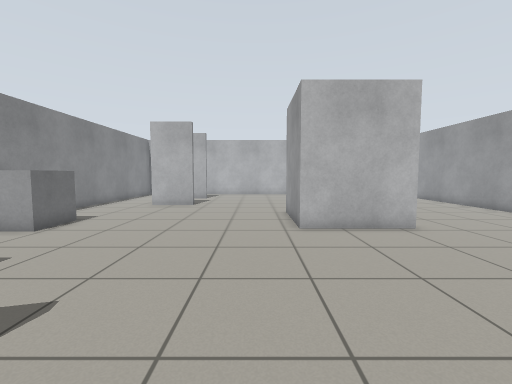
View 1 (above)

16 first-person views from a walk through a robot-simulator world made for Gazebo. The camera is 0.94 m above the floor, tilts 4° down and sees 90° across. The floor is counted in squares, 0.5 m on a side. Each view is taken from the middle of a square. On the plan, view 1 faces up. The plan holds only what a view shows up to about 15 squares ahead; the rest is blank.

View 2
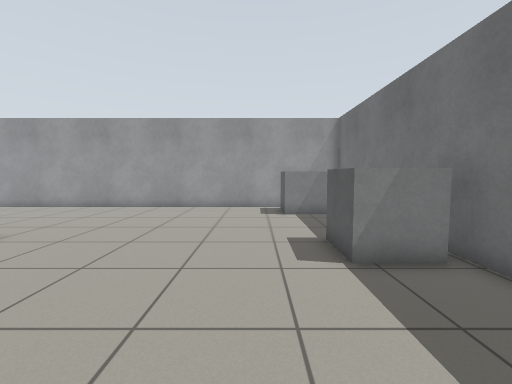

View 3
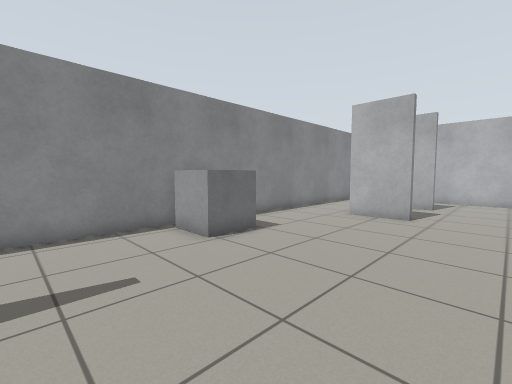

View 4
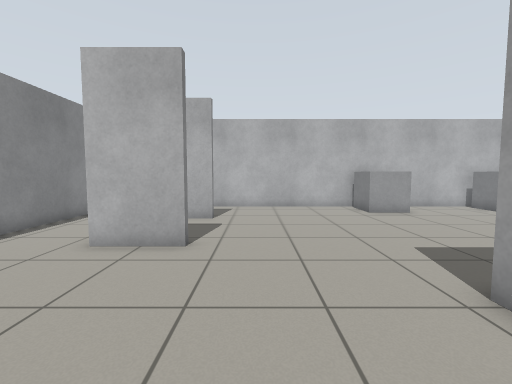

View 5
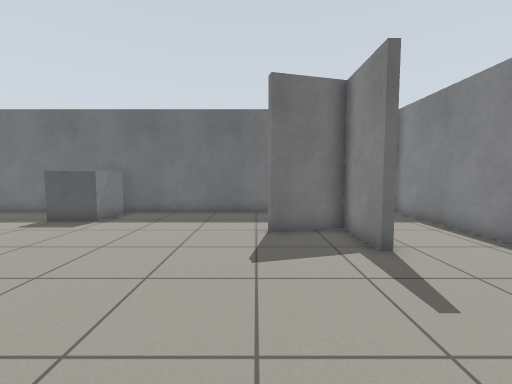

View 6
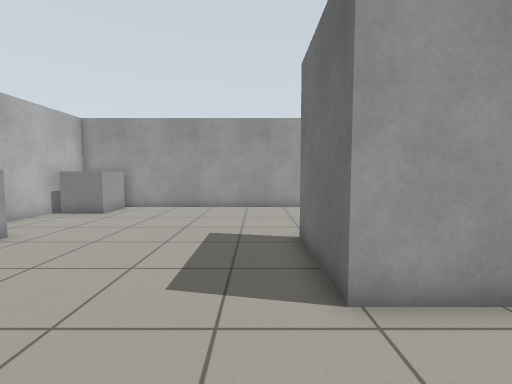

View 7
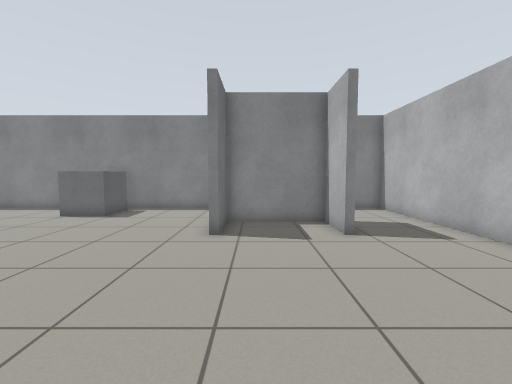

View 8
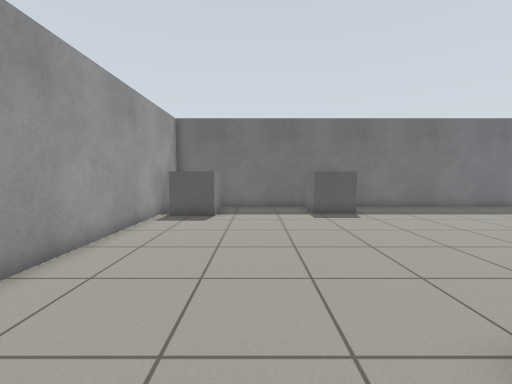

View 9
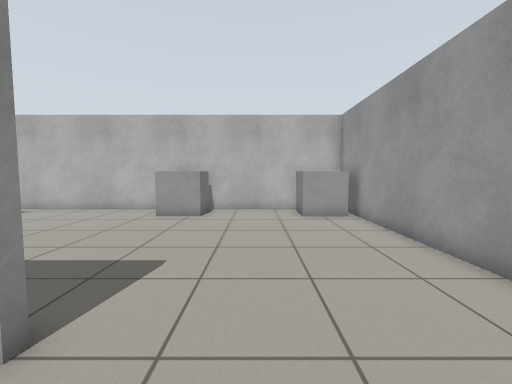

View 10
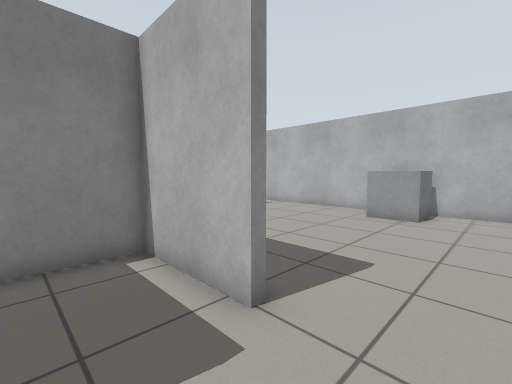

View 11
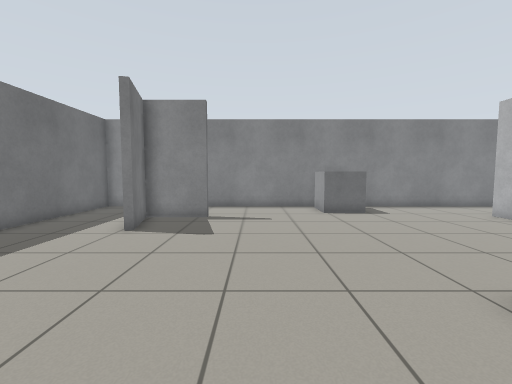

View 12
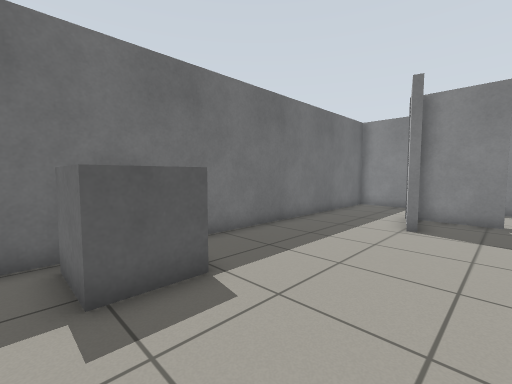

View 13
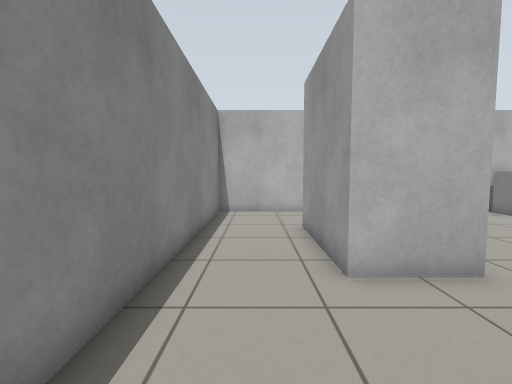

View 14
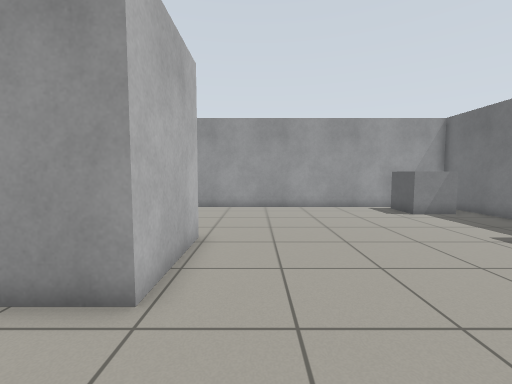

View 15
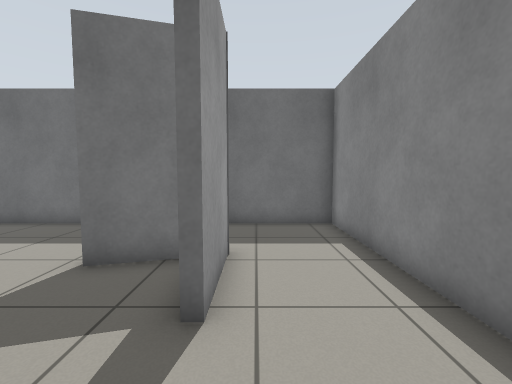

View 16
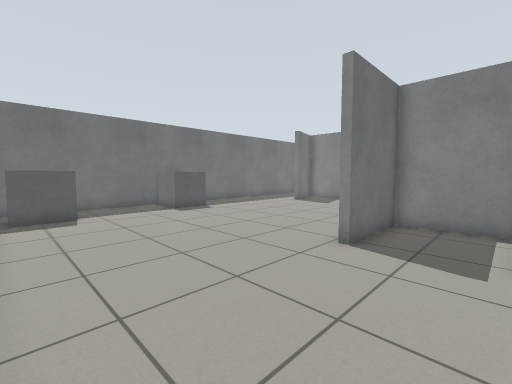

### Floor plan
Points are (right, up) in squares from view 1. A wall is a line through its corners. A room is listed if a view was taken in it or the views show most of it. See-through windows are left out.
Room 1 (views 1, 2, 3, 4, 5, 6, 7, 8, 9, 10, 11, 12, 13, 14, 15, 16)
walls: (5.6, 12.4) (1.8, 12.4) (1.8, 9) (5.5, 9) (5.5, 8.7) (1.5, 8.7) (1.5, 12.7) (5.5, 12.7); (-3.7, 15.5) (-6.3, 15.5) (-6.3, 20.1); (-6, 3) (-6, 0.2) (-3.5, 0.9); (-3.4, 0.6) (-6.1, -0.1); (-3.8, 19.8) (-6, 19.8) (-6, 15.9) (-3.7, 15.9); (-6.3, 0.1) (-6.3, 3); (-9.9, -3.6) (12.5, -3.6) (12.5, 23.8) (-9.9, 23.8) (-9.9, -3.6)
objects: grey box (-9, 9) to (-8, 10); grey box (4, -3) to (5, -1); grey box (4, 22) to (5, 23); grey box (10, -2) to (12, -1); grey box (10, 22) to (12, 23)

Where each view was taken, in squares from view 1:
view 1: 0 up, 0 right, facing up
view 2: 1 up, 2 left, facing right
view 3: 4 up, 1 left, facing up-left
view 4: 9 up, 2 left, facing up
view 5: 9 up, 3 left, facing down
view 6: 14 up, 2 left, facing right
view 7: 17 up, 4 right, facing left
view 8: 11 up, 8 right, facing down
view 9: 10 up, 8 right, facing up
view 10: 10 up, 8 right, facing up-left
view 11: 5 up, 5 right, facing left
view 12: 3 up, 6 right, facing down-left
view 13: 11 up, 8 left, facing up
view 14: 7 up, 2 left, facing right
view 15: 6 up, 7 left, facing down
view 16: 12 up, 12 right, facing down-left
